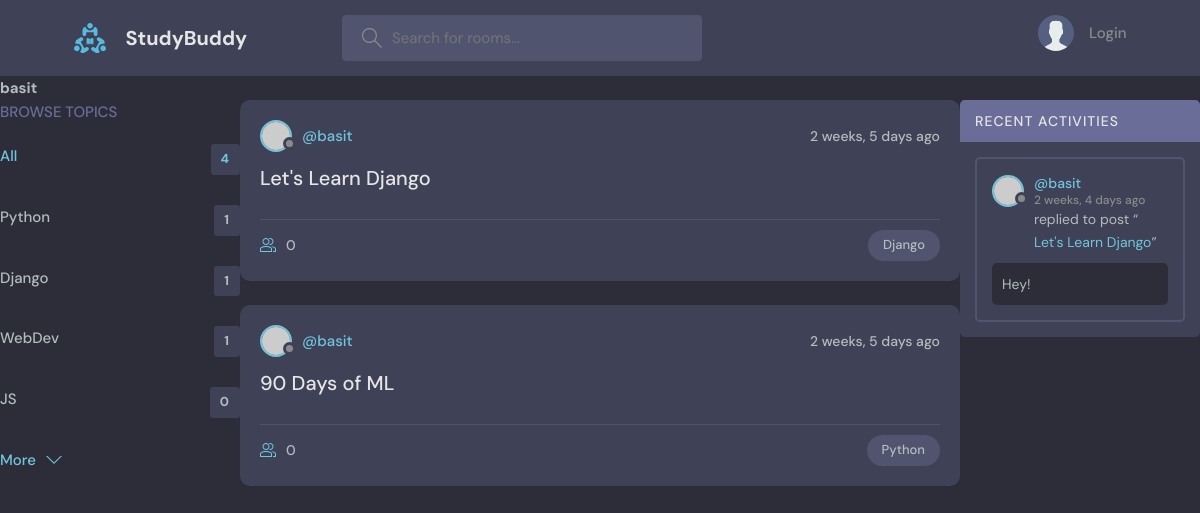
/profile/1/, run on an earlier commit of the app's database.
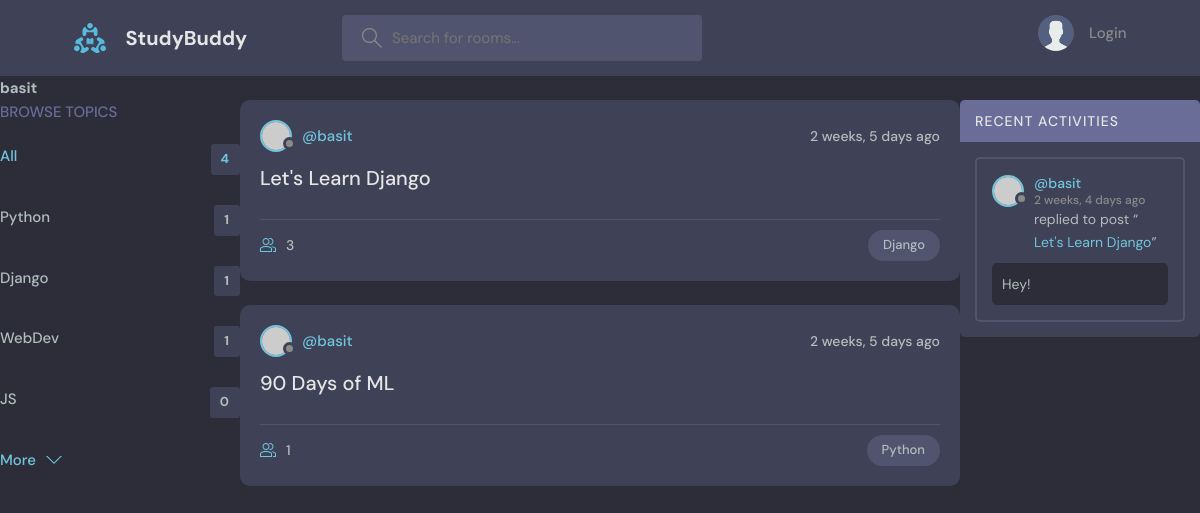
And on a later commit of the database.
### base/models.py (models this page shows, shortened)
class Room(models.Model):
    host = models.ForeignKey(User, on_delete=models.SET_NULL, null=True)
    topic = models.ForeignKey(Topic, on_delete=models.SET_NULL, null=True)
    name = models.CharField(max_length=200)
    description = models.TextField(null=True, blank = True)
    participants = models.ManyToManyField(User, related_name='participants', blank=True)
    updated = models.DateTimeField(auto_now=True)
    created = models.DateTimeField(auto_now_add=True)
    class Meta:
        ordering = ['-updated','-created']
    def __str__(self):
        return self.name

class Topic(models.Model):
    name = models.CharField(max_length=200)

### base/views.py (the view)
# urls.py: path('profile/<str:pk>/',views.userProfile, name="user-profile"),
def userProfile(request, pk):
    user = User.objects.get(id=pk)
    rooms = user.room_set.all()
    room_messages = user.message_set.all()
    topics = Topic.objects.all()
    context = {'user': user, "rooms": rooms, "room_messages": room_messages, "topics":topics}
    return render(request,'base/profile.html',context)

### base/models.py (called while the page is built)
    def __str__(self):
        return self.body[0:50]

### base/templates/base/profile.html (shortened to what this page needs)
{% extends 'main.html' %}
{% block content %}
<h1>{{user.username}}</h1>
<div class="profile-container">
    <div>
        {% include 'base/topics_component.html' %}
    </div>
    <div>
        {% include 'base/feed_component.html' %}
    </div>
    <div>
        {% include 'base/activity_component.html' %}
    </div>
</div>
{% endblock content %}

### base/templates/base/feed_component.html (shortened to what this page needs)
{% for room in rooms %}
<div class="roomListRoom">
    <div class="roomListRoom__header">
      <a href="{% url 'user-profile' room.host.id %}" class="roomListRoom__author">
        <div class="avatar avatar--small">
          <img src="https://randomuser.me/api/portraits/women/11.jpg" />
        </div>
        <span>@{{room.host.username}}</span>
      </a>
      <div class="roomListRoom__actions">
        <span>{{room.created|timesince}} ago</span>
      </div>
    </div>
    <div class="roomListRoom__content">
      <a href="{% url 'room' room.id %}">{{room.name}}</a>
    </div>
    <div class="roomListRoom__meta">
      <a href="{% url 'room' room.id %}" class="roomListRoom__joined">
        {{room.participants.all.count}}
      </a>
      <p class="roomListRoom__topic">{{room.topic.name}}</p>
    </div>
</div>
{% endfor %}

What changed in the data, as far as the page shows it:
changed Room "Let's Learn Django": participants.all.count "0" → "3"
computed for Room "90 Days of ML": participants.all.count "0" → "1"
